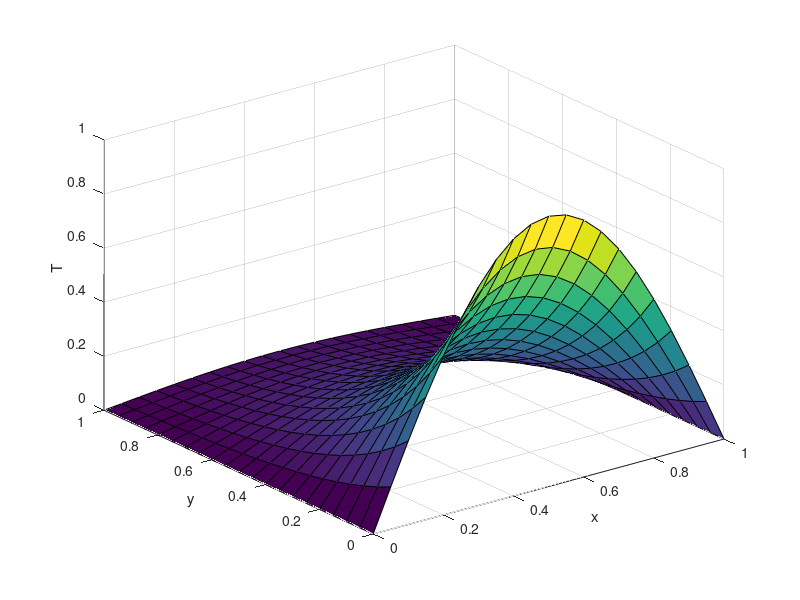

Reproduce this figure in MATLAB.
function Problem3_c
clear all; clc;

xStart = 0.0; xStop = 1.0; I = 21; dx =(xStop-xStart)/(I-1);
yStart = 0.0; yStop = 1.0; J = 21; dy =(yStop-yStart)/(J-1);
x = linspace(xStart,xStop,I)';
y = linspace(yStart,yStop,J)';
h=dx; 
tol = 1e-6; beta = 1.5;

T=zeros(I,J);
T(:,1)=sin(pi*x);
T(:,J)=sin(pi*x)*exp(-pi);
T(1,:)=0; T(I,:)=0;

err = 1; n = 0;
while err > tol
    T_old = T;
    for j = 2:J-1
        for i = 2:I-1
            T(i,j) = 0.25*beta*(T(i-1,j)+T(i+1,j)+T(i,j-1)+T(i,j+1))+(1-beta)*T(i,j);
        end
    end
n = n + 1;
err = max(max(abs((T(:,:)-T_old(:,:))./T_old(:,:))));
end

surf(x,y,T');
xlabel('x'),ylabel('y'),zlabel('T')
end